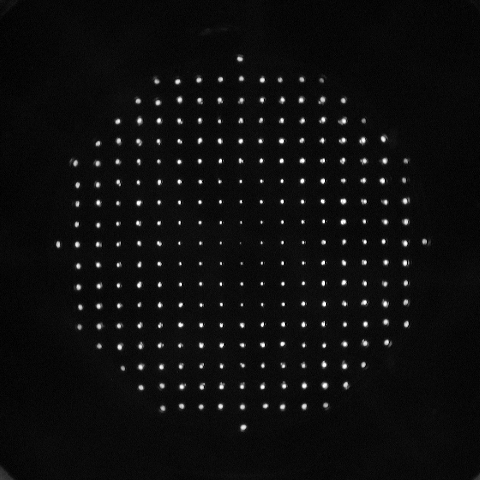
#> input picture hpref_cropped.tif, 480 x 480 px
$ jupyter execute imProcessingaide.ipynb
#> lines starting #> are read from the running program, lines starting #| are printed output that depends on the picture; after the words box and inside, x2 and y2 are one past the last pixel; in counts of white or black regions, pixels touching at a corner belong together
[cell 1]
import cv2 as cv
import numpy as np
import scipy.ndimage as ndi
import os

# --- Step 0: Load the Image ---
root = os.getcwd()
img_path = os.path.join(root, "hpref_cropped.tif")
img_gray = cv.imread(img_path, cv.IMREAD_GRAYSCALE)
#> img_gray is the input picture: shape (480, 480); min 0, max 255, mean 14

if img_gray is None:
    print("Error: Could not load image. Make sure 'hpref.tif' is in the same directory.")
else:
    print(f"Successfully loaded image 'hpref.tif' with shape {img_gray.shape}")
#| Successfully loaded image 'hpref.tif' with shape (480, 480)

    # --- Step 1: Isolate the Spots (Get Binary Mask) ---
    ret, binary_mask = cv.threshold(img_gray, 50, 255, cv.THRESH_BINARY)
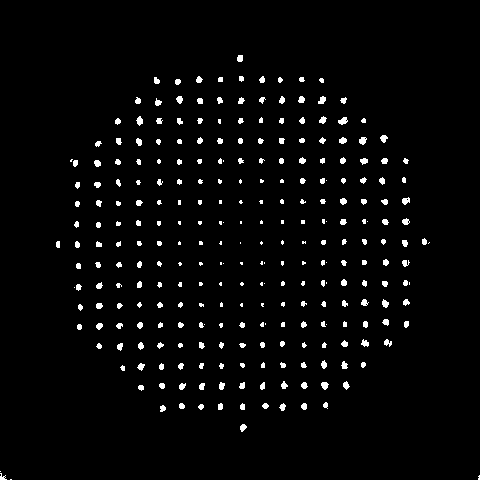
#> binary_mask: shape (480, 480); 2.8% white; 274 white regions (78 under 20 px), largest, box (x1, y1, x2, y2) and area: (338, 117, 348, 125) 52, (359, 137, 367, 145) 46, (318, 96, 326, 104) 45
    print("Created binary mask from image.")

    # --- Step 2: Find and Label All Spots (with Stats) ---
    # --- CHANGED ---
    # We use 'cv.connectedComponentsWithStats' to get the size of each spot
    # 'stats' is a matrix where stats[label, cv.CC_STAT_AREA] is the pixel count.
    num_labels, labels_matrix, stats, centroids = cv.connectedComponentsWithStats(binary_mask)
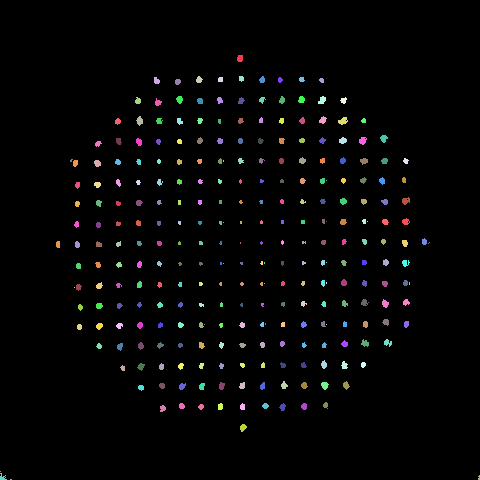
#> labels_matrix: shape (480, 480) int32; 275 distinct labels, from 0 to 274; one colour per label, 0 black
#> num_labels = 275; stats = 275 rows, first 6: [0, 0, 480, 480, 223869], [237, 55, 6, 7, 38], [154, 77, 6, 7, 33], [196, 76, 7, 7, 34], [218, 77, 5, 5, 24], [239, 76, 5, 6, 25]; centroids = 275 pairs, first value 0 to 478.6, second value 57.97 to 479

    print(f"Found {num_labels - 1} total blobs (including noise).")
#| Found 274 total blobs (including noise).

    # --- NEW: Step 2.5: Filter out Noise ---
    # We will build a new list of labels, keeping only the ones that are "real" spots.

    # Set a minimum pixel size to be considered a "real" spot.
    # You can adjust this value if needed.
    min_spot_size = 50

    valid_indices = []
    for label_id in range(1, num_labels): # Loop from 1 (skip background 0)
        # Check the size (area) of the blob with this label
        if stats[label_id, cv.CC_STAT_AREA] > min_spot_size:
            valid_indices.append(label_id)
#> after the loop, valid_indices = [26]

    print(f"Kept {len(valid_indices)} spots after filtering blobs smaller than {min_spot_size} pixels.")
#| Kept 1 spots after filtering blobs smaller than 50 pixels.

    # --- Step 3: Calculate Precise Intensity-Weighted Centroids ---
    # --- CHANGED ---
    # We now pass our *clean list* of 'valid_indices' to the 'index' parameter.
    # It will only calculate centroids for the labels in this list.
    precise_centroids = ndi.center_of_mass(img_gray, labels=labels_matrix, index=valid_indices)
#> precise_centroids = [(120.6, 342.7)]

    # Note: ndi.center_of_mass returns (y, x) coordinates.
    print(f"Calculated {len(precise_centroids)} precise sub-pixel centroids.")
#| Calculated 1 precise sub-pixel centroids.


    # --- Step 4: Organize and Save the Centroids ---

    # Convert [(y1, x1), (y2, x2)...] to [(x1, y1), (x2, y2)...]
    centroids_xy = [(coord[1], coord[0]) for coord in precise_centroids]
#> centroids_xy = [(342.7, 120.6)]

    # Sort the list:
    # key=lambda c: (c[1], c[0]) means "sort by Y (c[1]) first, then by X (c[0])"
    sorted_centroids = sorted(centroids_xy, key=lambda c: (c[1], c[0]))
#> sorted_centroids = [(342.7, 120.6)]

    print("Sorted all centroids (top-to-bottom, left-to-right).")

    # --- Step 5: Save to File ---
    file_name = "centros_Yobod.txt" # or "output_organized.txt"

    with open(file_name, 'w') as f:
        for i, (x_coord, y_coord) in enumerate(sorted_centroids):
            label = i + 1
            f.write(f"{label} {x_coord:.8f} {y_coord:.8f}\n")
#> this loop made 1 pass
#> (x_coord, y_coord, label) on pass 1: (342.7, 120.6, 1)

    print(f"Successfully saved {len(sorted_centroids)} precise, sorted centroids to {file_name}")
#| Successfully saved 1 precise, sorted centroids to centros_Yobod.txt

[cell 2]
import cv2 as cv
import numpy as np
import os

# -------------------------------------------------------------------
# ### TUNE THIS VALUE ###
# Start with 50. If you get too many blobs, try 60. If too few, try 40.
# Your goal is to find a value that gives you at least 253 blobs.
threshold_value = 50
# -------------------------------------------------------------------

# --- Load Image ---
root = os.getcwd()
# Using the filename from your code
img_path = os.path.join(root, "hpref_cropped.tif")
img_gray = cv.imread(img_path, cv.IMREAD_GRAYSCALE)

if img_gray is None:
    print(f"Error: Could not load image 'hpref_cropped.tif'.")
else:
    print(f"Successfully loaded image 'hpref_cropped.tif' with shape {img_gray.shape}")
#| Successfully loaded image 'hpref_cropped.tif' with shape (480, 480)

    # --- Get Binary Mask ---
    ret, binary_mask = cv.threshold(img_gray, threshold_value, 255, cv.THRESH_BINARY)
#> ret = 50

    # --- Get Stats for ALL Blobs ---
    num_labels, labels_matrix, stats, centroids = cv.connectedComponentsWithStats(binary_mask)

    # Get the size (area) of all blobs, skipping the background (label 0)
    all_blob_sizes = stats[1:, cv.CC_STAT_AREA]
#> all_blob_sizes = 274 values, max 52 at index 25, min 1 at index 83, mean 23.84

    # Sort the sizes from largest to smallest
    all_blob_sizes_sorted = sorted(all_blob_sizes, reverse=True)
#> all_blob_sizes_sorted = 274 values, max 52 at index 0, min 1 at index 263, mean 23.84

    # --- Print the sizes ---
    print(f"Found {len(all_blob_sizes_sorted)} total blobs with threshold={threshold_value}.")
#| Found 274 total blobs with threshold=50.
    print("Here are their sizes, from largest to smallest:")

    # Print all sizes, with a marker at #253
    for i, size in enumerate(all_blob_sizes_sorted):
        print(f"Blob #{i+1}: {size} pixels")
        if i == 252: # This is the 253rd blob
            print("---------------------------------")
            print("--- THIS IS YOUR 253rd SPOT ---")
            print(f"--- ITS SIZE IS {size} PIXELS ---")
            print("---------------------------------")
#> this loop made 274 passes
#> size on passes 1 to 3: 52, 46, 45
#| Blob #1: 52 pixels
#| Blob #2: 46 pixels
#| Blob #3: 45 pixels
#| Blob #4: 45 pixels
#| Blob #5: 45 pixels
#| Blob #6: 44 pixels
#| Blob #7: 42 pixels
#| Blob #8: 42 pixels
#> (further printed lines are left out)

    # Give advice
    if len(all_blob_sizes_sorted) < 253:
        print("\n*** ACTION NEEDED: You found less than 253 spots. ***")
        print("*** Try lowering the 'threshold_value' (e.g., to 40) and run again. ***")
    else:
        size_of_253rd_spot = all_blob_sizes_sorted[252] # Index 252 is the 253rd item
#> size_of_253rd_spot = 6
        size_of_254th_blob = all_blob_sizes_sorted[253] # Index 253 is the 254th item
#> size_of_254th_blob = 6

        # Calculate a suggested new min_spot_size
        suggested_min_size = (size_of_253rd_spot + size_of_254th_blob) / 2
#> suggested_min_size = 6

        print(f"\n*** SUCCESS! You found all 253 spots (and {len(all_blob_sizes_sorted) - 253} noise blobs). ***")
        print(f"The 253rd spot has size {size_of_253rd_spot}.")
        print(f"The 254th (noise) blob has size {size_of_254th_blob}.")
        print(f"A perfect 'min_spot_size' for your final code would be between these two values.")
        print(f"*** Use this value for min_spot_size in Step 2: {int(suggested_min_size)} ***")

[cell 3]
import cv2 as cv
import numpy as np
import scipy.ndimage as ndi
import os

# -------------------------------------------------------------------
# ### SET THESE VALUES BASED ON YOUR STEP 1 DIAGNOSTIC ###
#
# (The value you found that gives you at least 253 blobs)
threshold_value = 60
#
# (The value suggested by the diagnostic code, e.g., 150)
min_spot_size = 5
# -------------------------------------------------------------------


# --- Step 0: Load the Image ---
root = os.getcwd()
img_path = os.path.join(root, "hpref_cropped.tif")
img_gray = cv.imread(img_path, cv.IMREAD_GRAYSCALE)

if img_gray is None:
    print("Error: Could not load image.")
else:
    print(f"Successfully loaded image 'hpref_cropped.tif' with shape {img_gray.shape}")

    # --- Step 1: Isolate the Spots (Get Binary Mask) ---
    ret, binary_mask = cv.threshold(img_gray, threshold_value, 255, cv.THRESH_BINARY)
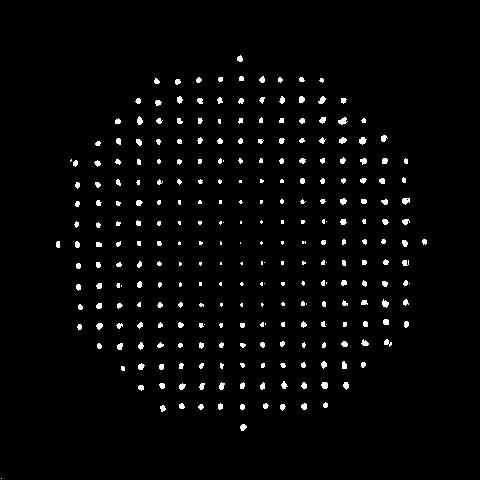
#> binary_mask: shape (480, 480); 2.6% white; 268 white regions (92 under 20 px), largest, box (x1, y1, x2, y2) and area: (338, 117, 348, 125) 48, (359, 137, 367, 145) 43, (402, 198, 410, 205) 42
#> ret = 60
    print(f"Created binary mask with threshold={threshold_value}.")

    # --- Step 2: Find and Label All Spots (with Stats) ---
    num_labels, labels_matrix, stats, centroids = cv.connectedComponentsWithStats(binary_mask)
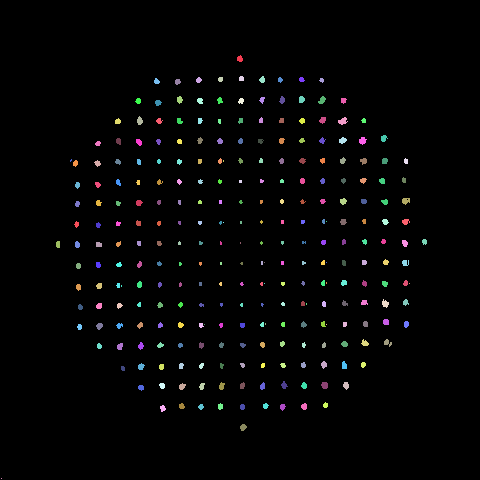
#> labels_matrix: shape (480, 480) int32; 269 distinct labels, from 0 to 268; one colour per label, 0 black
#> num_labels = 269; stats = 269 rows, first 6: [0, 0, 480, 480, 224505], [237, 55, 6, 7, 31], [196, 77, 6, 6, 26], [218, 77, 5, 5, 22], [239, 76, 5, 5, 23], [259, 76, 6, 7, 30]; centroids = 269 pairs, first value 1 to 424.1, second value 58.35 to 478
    print(f"Found {num_labels - 1} total blobs (including noise).")

    # --- Step 2.5: Filter out Noise ---
    valid_indices = []
    for label_id in range(1, num_labels):
        if stats[label_id, cv.CC_STAT_AREA] > min_spot_size:
            valid_indices.append(label_id)
#> after the loop, valid_indices = 252 values from 1 to 267

    print(f"Kept {len(valid_indices)} spots after filtering blobs smaller than {min_spot_size} pixels.")

    # --- Step 3: Calculate Precise Intensity-Weighted Centroids ---
    precise_centroids = ndi.center_of_mass(img_gray, labels=labels_matrix, index=valid_indices)
#> precise_centroids = 252 pairs, first value 58.43 to 426.9, second value 57.7 to 424.1
    print(f"Calculated {len(precise_centroids)} precise sub-pixel centroids.")

    # --- Step 4: Organize and Save the Centroids ---
    centroids_xy = [(coord[1], coord[0]) for coord in precise_centroids]
#> centroids_xy = 252 pairs, first value 57.7 to 424.1, second value 58.43 to 426.9
    sorted_centroids = sorted(centroids_xy, key=lambda c: (c[1], c[0]))
#> sorted_centroids has the same summary as centroids_xy
    print("Sorted all centroids (top-to-bottom, left-to-right).")

    # --- Step 5: Save to File ---
    file_name = "centros_Yobod.txt"

    with open(file_name, 'w') as f:
        for i, (x_coord, y_coord) in enumerate(sorted_centroids):
            label = i + 1
            f.write(f"{label} {x_coord:.8f} {y_coord:.8f}\n")
#> this loop made 252 passes
#> (x_coord, y_coord) on passes 1 to 3: (239.4, 58.43), (240.9, 78.17), (220.2, 78.91)

    print(f"Successfully saved {len(sorted_centroids)} precise, sorted centroids to {file_name}")
